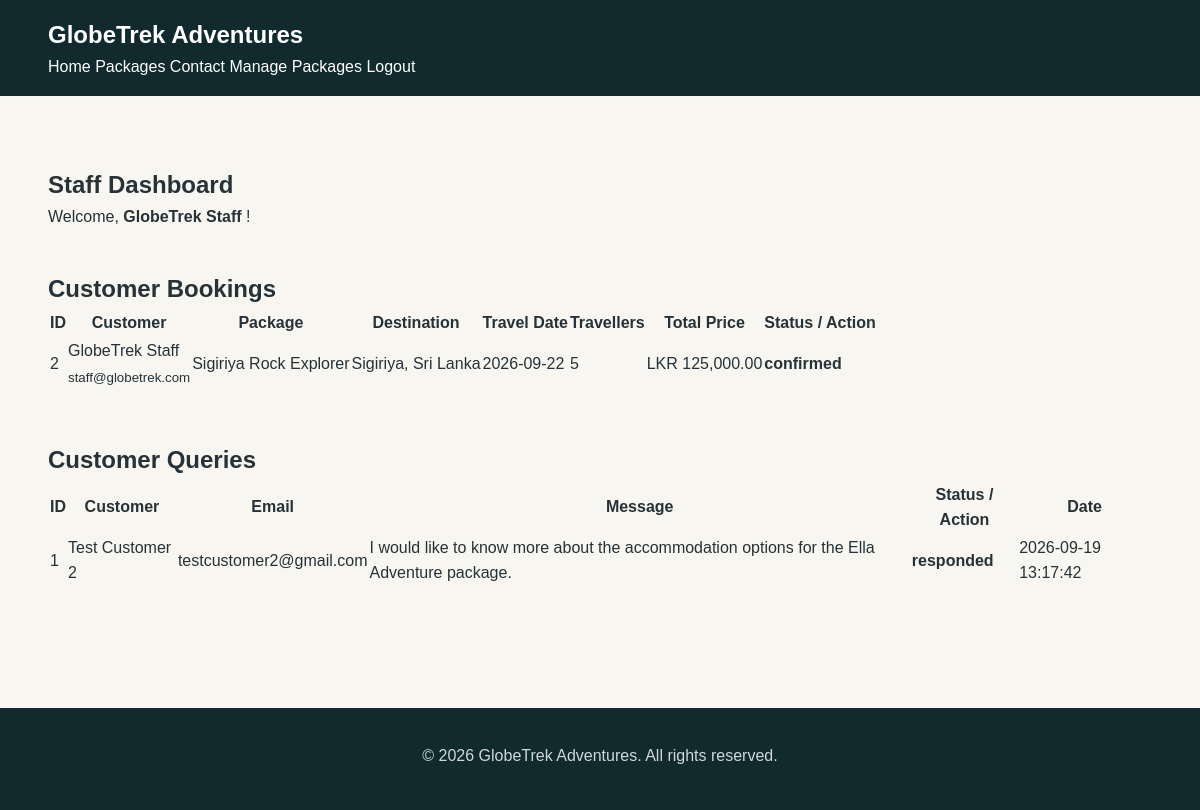
/globetrek/staff/dashboard.php (signed in), run on the app's committed database.
### tables this page shows
CREATE TABLE `bookings` (
  `id` int(11) NOT NULL,
  `user_id` int(11) NOT NULL,
  `package_id` int(11) NOT NULL,
  `travel_date` date NOT NULL,
  `travelers` int(11) NOT NULL,
  `total_price` decimal(10,2) NOT NULL,
  `status` enum('pending','confirmed','cancelled') DEFAULT 'pending',
  `created_at` timestamp NOT NULL DEFAULT current_timestamp()
);

CREATE TABLE `users` (
  `id` int(11) NOT NULL,
  `name` varchar(100) NOT NULL,
  `email` varchar(150) NOT NULL,
  `phone` varchar(15) NOT NULL,
  `password` varchar(255) NOT NULL,
  `role` enum('customer','staff','admin') DEFAULT 'customer'
);

CREATE TABLE `packages` (
  `id` int(11) NOT NULL,
  `title` varchar(150) NOT NULL,
  `destination` varchar(100) NOT NULL,
  `description` text NOT NULL,
  `price` decimal(10,2) NOT NULL,
  `duration` varchar(50) NOT NULL,
  `image` varchar(255) DEFAULT NULL,
  `created_by` int(11) DEFAULT NULL,
  `created_at` timestamp NOT NULL DEFAULT current_timestamp()
);

CREATE TABLE `queries` (
  `id` int(11) NOT NULL,
  `user_id` int(11) DEFAULT NULL,
  `name` varchar(100) NOT NULL,
  `email` varchar(150) NOT NULL,
  `message` text NOT NULL,
  `status` enum('new','responded') DEFAULT 'new',
  `created_at` timestamp NOT NULL DEFAULT current_timestamp()
);

### globetrek/staff/dashboard.php (the view, shortened to what this page needs)
<?php
require_once "../config/database.php";
$stmt = $pdo->query("
    SELECT
        bookings.id,
        users.name AS customer_name,
        users.email,
        packages.title AS package_title,
        packages.destination,
        bookings.travel_date,
        bookings.travelers,
        bookings.total_price,
        bookings.status,
        bookings.created_at
    FROM bookings
    INNER JOIN users ON bookings.user_id = users.id
    INNER JOIN packages ON bookings.package_id = packages.id
    ORDER BY bookings.created_at DESC
");
$bookings = $stmt->fetchAll(PDO::FETCH_ASSOC);
$stmt = $pdo->query("
    SELECT
        queries.id,
        queries.name,
        queries.email,
        queries.message,
        queries.status,
        queries.created_at
    FROM queries
    ORDER BY queries.created_at DESC
");
$queries = $stmt->fetchAll(PDO::FETCH_ASSOC);
?>
<!DOCTYPE html>
<html lang="en">
<head>
    <link rel="stylesheet" href="../css/style.css">
</head>
<body>
<header class="navbar">
    <div class="container nav-content">
        <h2>GlobeTrek Adventures</h2>
        <nav>
            <a href="../index.php">
                Home
            </a>
            <a href="../packages.php">
                Packages
            </a>
            <a href="../contact.php">
                Contact
            </a>
            <a href="../manage-packages.php">
                Manage Packages
            </a>
            <a href="../logout.php">
                Logout
            </a>
        </nav>
    </div>
</header>
<section class="section">
    <div class="container">
        <h1>Staff Dashboard</h1>
        <p>
            Welcome,
            <strong>
                <?php echo htmlspecialchars($_SESSION['name']); ?>
            </strong>!
        </p>
        <h2 style="margin-top: 40px;">
            Customer Bookings
        </h2>
        <div class="table-container">
            <?php if (count($bookings) > 0): ?>
                <table class="booking-table">
                    <thead>
                        <tr>
                            <th>ID</th>
                            <th>Customer</th>
                            <th>Package</th>
                            <th>Destination</th>
                            <th>Travel Date</th>
                            <th>Travellers</th>
                            <th>Total Price</th>
                            <th>Status / Action</th>
                        </tr>
                    </thead>
                    <tbody>
                    <?php foreach ($bookings as $booking): ?>
                        <tr>
                            <td>
                                <?php echo $booking['id']; ?>
                            </td>
                            <td>
                                <?php
                                echo htmlspecialchars(
                                    $booking['customer_name']
                                );
                                ?>
                                <br>
                                <small>
                                    <?php
                                    echo htmlspecialchars(
                                        $booking['email']
                                    );
                                    ?>
                                </small>
                            </td>
                            <td>
                                <?php
                                echo htmlspecialchars(
                                    $booking['package_title']
                                );
                                ?>
                            </td>
                            <td>
                                <?php
                                echo htmlspecialchars(
                                    $booking['destination']
                                );
                                ?>
                            </td>
                            <td>
                                <?php
                                echo htmlspecialchars(
                                    $booking['travel_date']
                                );
                                ?>
                            </td>
                            <td>
                                <?php echo $booking['travelers']; ?>
                            </td>
                            <td>
                                LKR
                                <?php
                                echo number_format(
                                    $booking['total_price'],
                                    2
                                );
                                ?>
                            </td>
                            <td>
                                <strong>
                                    <?php
                                    echo htmlspecialchars(
                                        $booking['status']
                                    );
                                    ?>
                                </strong>
                            </td>
                        </tr>
                    <?php endforeach; ?>
                    </tbody>
                </table>
            <?php else: ?>
                <p>
                    No bookings found.
                </p>
            <?php endif; ?>
        </div>
        <h2 style="margin-top: 50px;">
            Customer Queries
        </h2>
        <div class="table-container">
            <?php if (count($queries) > 0): ?>
                <table class="booking-table">
                    <thead>
                        <tr>
                            <th>ID</th>
                            <th>Customer</th>
                            <th>Email</th>
                            <th>Message</th>
                            <th>Status / Action</th>
                            <th>Date</th>
                        </tr>
                    </thead>
                    <tbody>
                    <?php foreach ($queries as $query): ?>
                        <tr>
                            <td>
                                <?php echo $query['id']; ?>
                            </td>
                            <td>
                                <?php
                                echo htmlspecialchars(
                                    $query['name']
                                );
                                ?>
                            </td>
                            <td>
                                <?php
                                echo htmlspecialchars(
                                    $query['email']
                                );
                                ?>
                            </td>
                            <td>
                                <?php
                                echo htmlspecialchars(
                                    $query['message']
                                );
                                ?>
                            </td>
                            <td>
                                <strong>
                                    <?php
                                    echo htmlspecialchars(
                                        $query['status']
                                    );
                                    ?>
                                </strong>
                            </td>
                            <td>
                                <?php
                                echo htmlspecialchars(
                                    $query['created_at']
                                );
                                ?>
                            </td>
                        </tr>
                    <?php endforeach; ?>
                    </tbody>
                </table>
            <?php else: ?>
                <p>
                    No customer queries found.
                </p>
            <?php endif; ?>
        </div>
    </div>
</section>
<footer class="footer">
    <div class="container">
        <p>
            © 2026 GlobeTrek Adventures.
            All rights reserved.
        </p>
    </div>
</footer>
</body>
</html>

### globetrek/css/style.css (style rules this page uses)
:root { --primary: #006d77; --primary-dark: #004f55; --secondary: #d4af37; --dark: #102a2e; --light: #f8f6f0; --white: #ffffff; --text: #263238; --muted: #6c757d; --border: #e0e0e0; --success: #2e7d32; --danger: #c62828; }
* { margin: 0; padding: 0; box-sizing: border-box; }
html { scroll-behavior: smooth; }
body { font-family: Arial, Helvetica, sans-serif; background: var(--light); color: var(--text); line-height: 1.6; }
a { text-decoration: none; color: inherit; }
.container { width: min(1120px, 92%); margin: 0 auto; }
.navbar { background: var(--dark); color: var(--white); padding: 16px 0; position: sticky; top: 0; z-index: 1000; }
.section { padding: 70px 0; }
.footer { background: var(--dark); color: var(--white); padding: 35px 0; margin-top: 50px; text-align: center; }
.footer p { color: #d0d7d9; margin-bottom: 6px; }

### data on the page
bookings: id "2", user.name "GlobeTrek Staff", user.email "staff@globetrek.com", package.title "Sigiriya Rock Explorer", package.destination "Sigiriya, Sri Lanka", travel_date "2026-09-22", travelers "5", total_price "125,000.00", status "confirmed"
queries: id "1", name "Test Customer 2", email "testcustomer2@gmail.com", message "I would like to know more about the accommodation options for the Ella Adventure package.", status "responded", created_at "2026-09-19 13:17:42"

### other printed values
$_SESSION['name'] "GlobeTrek Staff"
